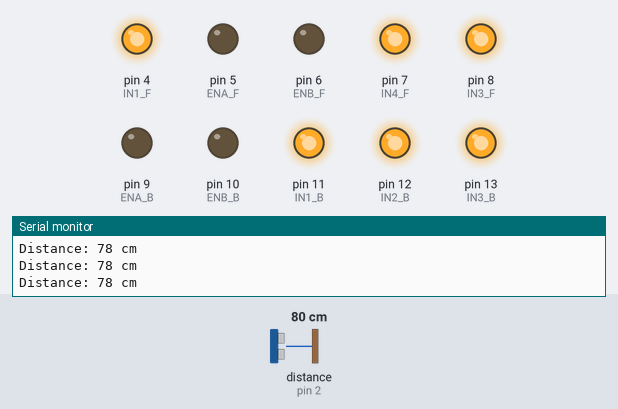
The sketch below on a simulated Arduino Uno, built with avr-gcc and run on an emulated ATmega328P. Shown: output pins drawn as LEDs (lit = HIGH), the last lines printed to the serial monitor. Wiring (inferred from the names in the program): ultrasonic range finder: trigger pin 3; echo pin 2. The test bench sets the inputs (shaded band); at power-on: distance to the obstacle (sensor on pin 2) 80 cm. The echo pulse lasts 58.3 µs per cm; pins used as bus, display or sensor lines are not drawn.

Above: at 1.2 s.
1.3 s: distance to the obstacle (sensor on pin 2) set to 13 cm
2.8 s: distance to the obstacle (sensor on pin 2) set to 10 cm
At 3.4 s:
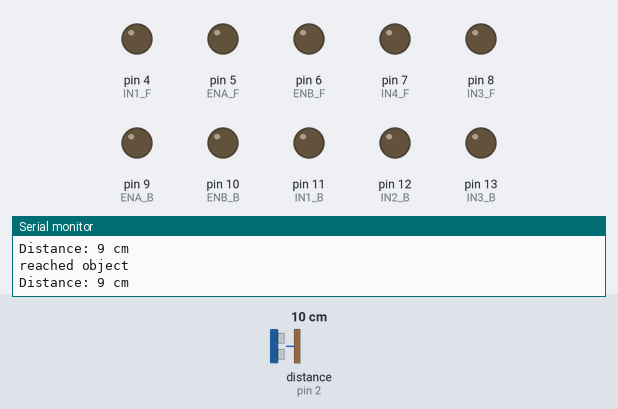
4.3 s: distance to the obstacle (sensor on pin 2) set to 35 cm
At 5.0 s:
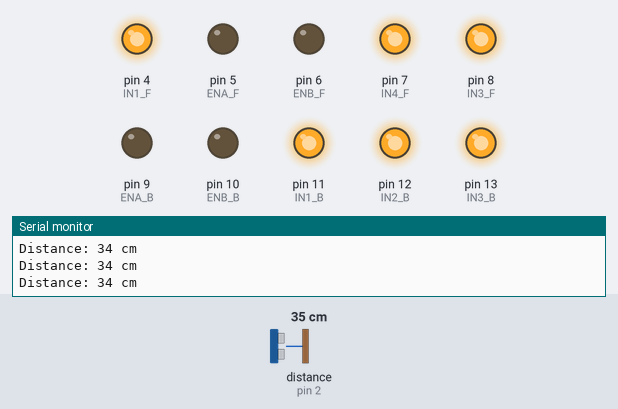
Timing chart, 0 to 7.3 s (numbered marks = the images above; inputs shaded):
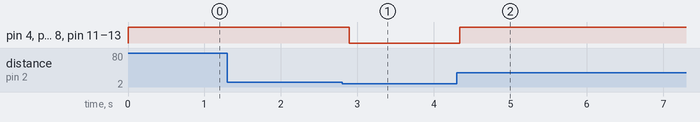

Measured:
- the behaviour switches between 12 and 11 cm on distance to the obstacle (sensor on pin 2) (found by bisection; images 0 and 1)
- after the input at 2.8 s, pin 4 (IN1_F), pin 7 (IN4_F), pin 8 (IN3_F), pin 11 (IN1_B), pin 12 (IN2_B), pin 13 (IN3_B): HIGH → LOW after 0.09 s
- after the input at 4.3 s, pin 4 (IN1_F), pin 7 (IN4_F), pin 8 (IN3_F), pin 11 (IN1_B), pin 12 (IN2_B), pin 13 (IN3_B): LOW → HIGH at once

The sketch:

ultrasonicSensor.ino
```cpp
#include <Arduino.h>
#include <Adafruit_MPU6050.h>
#include <Adafruit_Sensor.h>
#define echoPin 2 // attach pin D2 Arduino to pin Echo of HC-SR04
#define trigPin 3 //attach pin D3 Arduino to pin Trig of HC-SR04

#define FORWARD 1
#define BACKWARD -1
#define STOP  0

#define ENA_F 5
#define ENB_F 6

#define IN1_F 4
#define IN2_F 3
#define IN3_F 8
#define IN4_F 7

#define ENA_B 9
#define ENB_B 10

#define IN1_B 11
#define IN2_B 12
#define IN3_B 13
#define IN4_B 2

// defines variables
long duration; // variable for the duration of sound wave travel
int distance; // variable for the distance measurement

void setupMovement()
{
  pinMode(ENA_F, OUTPUT);
  pinMode(ENB_F, OUTPUT);

  pinMode(IN1_F, OUTPUT);
  pinMode(IN2_F, OUTPUT);
  pinMode(IN3_F, OUTPUT);
  pinMode(IN4_F, OUTPUT);

  pinMode(ENA_B, OUTPUT);
  pinMode(ENB_B, OUTPUT);

  pinMode(IN1_B, OUTPUT);
  pinMode(IN2_B, OUTPUT);
  pinMode(IN3_B, OUTPUT);
  pinMode(IN4_B, OUTPUT);
}

void stop(){
   digitalWrite(IN1_F, LOW);
   digitalWrite(IN2_F, LOW);
   digitalWrite(IN3_F, LOW);
   digitalWrite(IN4_F, LOW);

   digitalWrite(IN1_B, LOW);
   digitalWrite(IN2_B, LOW);
   digitalWrite(IN3_B, LOW);
   digitalWrite(IN4_B, LOW);

    digitalWrite(ENA_F, LOW);
    digitalWrite(ENA_B, LOW);
    digitalWrite(ENB_F, LOW);
    digitalWrite(ENB_B, LOW);
}

void moveForward(){
  digitalWrite(IN1_F, HIGH);
  digitalWrite(IN2_F, HIGH);
  digitalWrite(IN3_F, HIGH);
  digitalWrite(IN4_F, HIGH);
  digitalWrite(IN1_B, HIGH);
  digitalWrite(IN2_B, HIGH);
  digitalWrite(IN3_B, HIGH);
  digitalWrite(IN4_B, HIGH);
  delay(100);
}

void setup() {
  setupMovement();
  pinMode(trigPin, OUTPUT); // Sets the trigPin as an OUTPUT
  pinMode(echoPin, INPUT); // Sets the echoPin as an INPUT
  Serial.begin(9600); // // Serial Communication is starting with 9600 of baudrate speed
  Serial.println("Ultrasonic Sensor Test"); // print some text in Serial Monitor
}
void loop() {
  int d = getDistance();
  while(d > 10){
    moveForward();
    d = getDistance();
  }
  stop();
  Serial.println("reached object");
}


int getDistance(){
  digitalWrite(trigPin, LOW);
  delayMicroseconds(2);
  // Sets the trigPin HIGH (ACTIVE) for 10 microseconds
  digitalWrite(trigPin, HIGH);
  delayMicroseconds(10);
  digitalWrite(trigPin, LOW);
  // Reads the echoPin, returns the sound wave travel time in microseconds
  duration = pulseIn(echoPin, HIGH);
  distance = duration * 0.034 / 2;
  Serial.print("Distance: ");
  Serial.print(distance);
  Serial.println(" cm");
  return distance;
}
```
